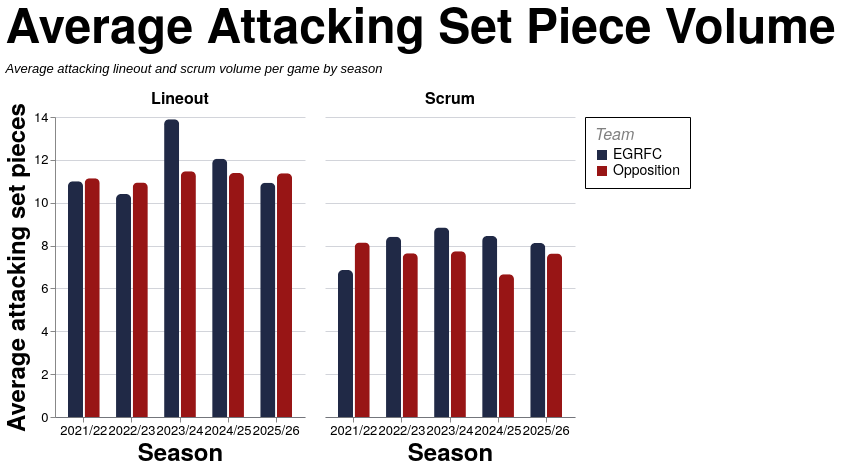

Vega-Lite specification stored for this chart:
### Vega-Lite specification from a JSON file in a GitHub repository (floating-point values rounded to 4 significant figures)
{"config": {"axis": {"labelFont": "PT Sans Narrow, Helvetica Neue, Helvetica, Arial, sans-serif", "titleFont": "PT Sans Narrow, Helvetica Neue, Helvetica, Arial, sans-serif", "labelFontSize": 13, "titleFontSize": 24, "gridColor": "#202947", "gridOpacity": 0.2, "zindex": 1}, "text": {"font": "Lato, sans-serif"}, "bar": {"cornerRadiusEnd": 5}, "header": {"labelFont": "PT Sans Narrow, Helvetica Neue, Helvetica, Arial, sans-serif", "titleFont": "PT Sans Narrow, Helvetica Neue, Helvetica, Arial, sans-serif", "labelFontSize": 24, "titleFontSize": 28, "labelFontWeight": "bold", "orient": "left"}, "legend": {"labelFont": "PT Sans Narrow, Helvetica Neue, Helvetica, Arial, sans-serif", "titleFont": "PT Sans Narrow, Helvetica Neue, Helvetica, Arial, sans-serif", "labelFontSize": 14, "titleFontSize": 16, "titlePadding": 5, "fillColor": "white", "strokeColor": "black", "padding": 10, "titleFontWeight": "lighter", "titleFontStyle": "italic", "titleColor": "gray", "offset": 10}, "title": {"font": "PT Sans Narrow, Helvetica Neue, Helvetica, Arial, sans-serif", "fontSize": 48, "fontWeight": "bold", "anchor": "start", "align": "center", "titlePadding": 20, "subtitlePadding": 10, "subtitleFontSize": 13, "subtitleColor": "", "subtitleFontStyle": "italic", "offset": 15, "color": "black"}, "axisX": {"labelAngle": 0}, "facet": {"title": null, "header": null, "align": {"row": "each", "column": "each"}}, "resolve": {"scale": {"y": "independent", "facet": "independent"}}, "background": "transparent", "scale": {"offsetBandPaddingOuter": 0.2, "offsetBandPaddingInner": 0.1}, "view": {"stroke": null, "background": "transparent"}}, "data": {"name": "data-4eacde2d750a012c58a499a9a9475974"}, "mark": {"type": "bar"}, "encoding": {"color": {"field": "team", "scale": {"domain": ["EGRFC", "Opposition"], "range": ["#202946", "#981515"]}, "title": "Team", "type": "nominal"}, "column": {"field": "set_piece", "header": {"labelFontSize": 16}, "sort": ["Lineout", "Scrum"], "title": null, "type": "nominal"}, "tooltip": [{"field": "set_piece", "title": "Set Piece", "type": "nominal"}, {"field": "season", "title": "Season", "type": "nominal"}, {"field": "team", "title": "Team", "type": "nominal"}, {"field": "avg_attempts", "format": ".1f", "title": "Avg Attempts", "type": "quantitative"}], "x": {"axis": {"labelAngle": 0}, "field": "season", "sort": ["2021/22", "2022/23", "2023/24", "2024/25", "2025/26"], "title": "Season", "type": "nominal"}, "xOffset": {"field": "team", "sort": ["EGRFC", "Opposition"], "type": "nominal"}, "y": {"axis": {"format": ".0f"}, "field": "avg_attempts", "title": "Average attacking set pieces", "type": "quantitative"}}, "height": 300, "params": [{"name": "spSquadParam", "value": "1st"}, {"name": "spSeasonParam", "value": "All"}, {"name": "spGameTypeParam", "value": "League + Cup"}], "title": {"text": "Average Attacking Set Piece Volume", "subtitle": ["Average attacking lineout and scrum volume per game by season"]}, "transform": [{"filter": "datum.squad == spSquadParam && (spSeasonParam == 'All' || datum.season == spSeasonParam) && datum.game_type_mode == spGameTypeParam"}], "width": 250, "$schema": "https://vega.github.io/schema/vega-lite/v5.20.1.json", "datasets": {"data-4eacde2d750a012c58a499a9a9475974": [{"squad": "1st", "season": "2021/22", "team": "EGRFC", "set_piece": "Lineout", "avg_attempts": 11.62, "game_type_mode": "All"}, {"squad": "1st", "season": "2021/22", "team": "EGRFC", "set_piece": "Scrum", "avg_attempts": 7.0, "game_type_mode": "All"}, {"squad": "1st", "season": "2021/22", "team": "Opposition", "set_piece": "Lineout", "avg_attempts": 11.38, "game_type_mode": "All"}, {"squad": "1st", "season": "2021/22", "team": "Opposition", "set_piece": "Scrum", "avg_attempts": 7.625, "game_type_mode": "All"}, {"squad": "1st", "season": "2022/23", "team": "EGRFC", "set_piece": "Lineout", "avg_attempts": 10.41, "game_type_mode": "All"}, {"squad": "1st", "season": "2022/23", "team": "EGRFC", "set_piece": "Scrum", "avg_attempts": 8.412, "game_type_mode": "All"}, {"squad": "1st", "season": "2022/23", "team": "Opposition", "set_piece": "Lineout", "avg_attempts": 10.94, "game_type_mode": "All"}, {"squad": "1st", "season": "2022/23", "team": "Opposition", "set_piece": "Scrum", "avg_attempts": 7.647, "game_type_mode": "All"}, {"squad": "1st", "season": "2023/24", "team": "EGRFC", "set_piece": "Lineout", "avg_attempts": 13.86, "game_type_mode": "All"}, {"squad": "1st", "season": "2023/24", "team": "EGRFC", "set_piece": "Scrum", "avg_attempts": 8.857, "game_type_mode": "All"}, {"squad": "1st", "season": "2023/24", "team": "Opposition", "set_piece": "Lineout", "avg_attempts": 11.38, "game_type_mode": "All"}, {"squad": "1st", "season": "2023/24", "team": "Opposition", "set_piece": "Scrum", "avg_attempts": 7.762, "game_type_mode": "All"}, {"squad": "1st", "season": "2024/25", "team": "EGRFC", "set_piece": "Lineout", "avg_attempts": 12.06, "game_type_mode": "All"}, {"squad": "1st", "season": "2024/25", "team": "EGRFC", "set_piece": "Scrum", "avg_attempts": 8.444, "game_type_mode": "All"}, {"squad": "1st", "season": "2024/25", "team": "Opposition", "set_piece": "Lineout", "avg_attempts": 11.39, "game_type_mode": "All"}, {"squad": "1st", "season": "2024/25", "team": "Opposition", "set_piece": "Scrum", "avg_attempts": 6.667, "game_type_mode": "All"}, {"squad": "1st", "season": "2025/26", "team": "EGRFC", "set_piece": "Lineout", "avg_attempts": 10.82, "game_type_mode": "All"}, {"squad": "1st", "season": "2025/26", "team": "EGRFC", "set_piece": "Scrum", "avg_attempts": 8.294, "game_type_mode": "All"}, {"squad": "1st", "season": "2025/26", "team": "Opposition", "set_piece": "Lineout", "avg_attempts": 11.53, "game_type_mode": "All"}, {"squad": "1st", "season": "2025/26", "team": "Opposition", "set_piece": "Scrum", "avg_attempts": 7.824, "game_type_mode": "All"}, {"squad": "2nd", "season": "2021/22", "team": "EGRFC", "set_piece": "Lineout", "avg_attempts": 12.0, "game_type_mode": "All"}, {"squad": "2nd", "season": "2021/22", "team": "EGRFC", "set_piece": "Scrum", "avg_attempts": 8.0, "game_type_mode": "All"}, {"squad": "2nd", "season": "2021/22", "team": "Opposition", "set_piece": "Lineout", "avg_attempts": 10.62, "game_type_mode": "All"}, {"squad": "2nd", "season": "2021/22", "team": "Opposition", "set_piece": "Scrum", "avg_attempts": 10.12, "game_type_mode": "All"}, {"squad": "2nd", "season": "2022/23", "team": "EGRFC", "set_piece": "Lineout", "avg_attempts": 14.0, "game_type_mode": "All"}, {"squad": "2nd", "season": "2022/23", "team": "EGRFC", "set_piece": "Scrum", "avg_attempts": 8.0, "game_type_mode": "All"}, {"squad": "2nd", "season": "2022/23", "team": "Opposition", "set_piece": "Lineout", "avg_attempts": 6.0, "game_type_mode": "All"}, {"squad": "2nd", "season": "2022/23", "team": "Opposition", "set_piece": "Scrum", "avg_attempts": 7.0, "game_type_mode": "All"}, {"squad": "2nd", "season": "2023/24", "team": "EGRFC", "set_piece": "Lineout", "avg_attempts": 10.86, "game_type_mode": "All"}, {"squad": "2nd", "season": "2023/24", "team": "EGRFC", "set_piece": "Scrum", "avg_attempts": 6.857, "game_type_mode": "All"}, {"squad": "2nd", "season": "2023/24", "team": "Opposition", "set_piece": "Lineout", "avg_attempts": 9.0, "game_type_mode": "All"}, {"squad": "2nd", "season": "2023/24", "team": "Opposition", "set_piece": "Scrum", "avg_attempts": 8.714, "game_type_mode": "All"}, {"squad": "2nd", "season": "2024/25", "team": "EGRFC", "set_piece": "Lineout", "avg_attempts": 10.45, "game_type_mode": "All"}, {"squad": "2nd", "season": "2024/25", "team": "EGRFC", "set_piece": "Scrum", "avg_attempts": 6.545, "game_type_mode": "All"}, {"squad": "2nd", "season": "2024/25", "team": "Opposition", "set_piece": "Lineout", "avg_attempts": 9.909, "game_type_mode": "All"}, {"squad": "2nd", "season": "2024/25", "team": "Opposition", "set_piece": "Scrum", "avg_attempts": 8.455, "game_type_mode": "All"}, {"squad": "2nd", "season": "2025/26", "team": "EGRFC", "set_piece": "Lineout", "avg_attempts": 8.333, "game_type_mode": "All"}, {"squad": "2nd", "season": "2025/26", "team": "EGRFC", "set_piece": "Scrum", "avg_attempts": 8.833, "game_type_mode": "All"}, {"squad": "2nd", "season": "2025/26", "team": "Opposition", "set_piece": "Lineout", "avg_attempts": 9.5, "game_type_mode": "All"}, {"squad": "2nd", "season": "2025/26", "team": "Opposition", "set_piece": "Scrum", "avg_attempts": 9.167, "game_type_mode": "All"}, {"squad": "1st", "season": "2021/22", "team": "EGRFC", "set_piece": "Lineout", "avg_attempts": 11.0, "game_type_mode": "League + Cup"}, {"squad": "1st", "season": "2021/22", "team": "EGRFC", "set_piece": "Scrum", "avg_attempts": 6.857, "game_type_mode": "League + Cup"}, {"squad": "1st", "season": "2021/22", "team": "Opposition", "set_piece": "Lineout", "avg_attempts": 11.14, "game_type_mode": "League + Cup"}, {"squad": "1st", "season": "2021/22", "team": "Opposition", "set_piece": "Scrum", "avg_attempts": 8.143, "game_type_mode": "League + Cup"}, {"squad": "1st", "season": "2022/23", "team": "EGRFC", "set_piece": "Lineout", "avg_attempts": 10.41, "game_type_mode": "League + Cup"}, {"squad": "1st", "season": "2022/23", "team": "EGRFC", "set_piece": "Scrum", "avg_attempts": 8.412, "game_type_mode": "League + Cup"}, {"squad": "1st", "season": "2022/23", "team": "Opposition", "set_piece": "Lineout", "avg_attempts": 10.94, "game_type_mode": "League + Cup"}, {"squad": "1st", "season": "2022/23", "team": "Opposition", "set_piece": "Scrum", "avg_attempts": 7.647, "game_type_mode": "League + Cup"}, {"squad": "1st", "season": "2023/24", "team": "EGRFC", "set_piece": "Lineout", "avg_attempts": 13.89, "game_type_mode": "League + Cup"}, {"squad": "1st", "season": "2023/24", "team": "EGRFC", "set_piece": "Scrum", "avg_attempts": 8.842, "game_type_mode": "League + Cup"}, {"squad": "1st", "season": "2023/24", "team": "Opposition", "set_piece": "Lineout", "avg_attempts": 11.47, "game_type_mode": "League + Cup"}, {"squad": "1st", "season": "2023/24", "team": "Opposition", "set_piece": "Scrum", "avg_attempts": 7.737, "game_type_mode": "League + Cup"}, {"squad": "1st", "season": "2024/25", "team": "EGRFC", "set_piece": "Lineout", "avg_attempts": 12.06, "game_type_mode": "League + Cup"}, {"squad": "1st", "season": "2024/25", "team": "EGRFC", "set_piece": "Scrum", "avg_attempts": 8.444, "game_type_mode": "League + Cup"}, {"squad": "1st", "season": "2024/25", "team": "Opposition", "set_piece": "Lineout", "avg_attempts": 11.39, "game_type_mode": "League + Cup"}, {"squad": "1st", "season": "2024/25", "team": "Opposition", "set_piece": "Scrum", "avg_attempts": 6.667, "game_type_mode": "League + Cup"}, {"squad": "1st", "season": "2025/26", "team": "EGRFC", "set_piece": "Lineout", "avg_attempts": 10.94, "game_type_mode": "League + Cup"}, {"squad": "1st", "season": "2025/26", "team": "EGRFC", "set_piece": "Scrum", "avg_attempts": 8.125, "game_type_mode": "League + Cup"}, {"squad": "1st", "season": "2025/26", "team": "Opposition", "set_piece": "Lineout", "avg_attempts": 11.38, "game_type_mode": "League + Cup"}, {"squad": "1st", "season": "2025/26", "team": "Opposition", "set_piece": "Scrum", "avg_attempts": 7.625, "game_type_mode": "League + Cup"}, {"squad": "2nd", "season": "2021/22", "team": "EGRFC", "set_piece": "Lineout", "avg_attempts": 12.0, "game_type_mode": "League + Cup"}, {"squad": "2nd", "season": "2021/22", "team": "EGRFC", "set_piece": "Scrum", "avg_attempts": 7.833, "game_type_mode": "League + Cup"}, {"squad": "2nd", "season": "2021/22", "team": "Opposition", "set_piece": "Lineout", "avg_attempts": 12.0, "game_type_mode": "League + Cup"}, {"squad": "2nd", "season": "2021/22", "team": "Opposition", "set_piece": "Scrum", "avg_attempts": 10.0, "game_type_mode": "League + Cup"}, {"squad": "2nd", "season": "2022/23", "team": "EGRFC", "set_piece": "Lineout", "avg_attempts": 14.0, "game_type_mode": "League + Cup"}, {"squad": "2nd", "season": "2022/23", "team": "EGRFC", "set_piece": "Scrum", "avg_attempts": 8.0, "game_type_mode": "League + Cup"}, {"squad": "2nd", "season": "2022/23", "team": "Opposition", "set_piece": "Lineout", "avg_attempts": 6.0, "game_type_mode": "League + Cup"}, {"squad": "2nd", "season": "2022/23", "team": "Opposition", "set_piece": "Scrum", "avg_attempts": 7.0, "game_type_mode": "League + Cup"}, {"squad": "2nd", "season": "2023/24", "team": "EGRFC", "set_piece": "Lineout", "avg_attempts": 10.2, "game_type_mode": "League + Cup"}, {"squad": "2nd", "season": "2023/24", "team": "EGRFC", "set_piece": "Scrum", "avg_attempts": 6.8, "game_type_mode": "League + Cup"}, {"squad": "2nd", "season": "2023/24", "team": "Opposition", "set_piece": "Lineout", "avg_attempts": 9.2, "game_type_mode": "League + Cup"}, {"squad": "2nd", "season": "2023/24", "team": "Opposition", "set_piece": "Scrum", "avg_attempts": 9.4, "game_type_mode": "League + Cup"}, {"squad": "2nd", "season": "2024/25", "team": "EGRFC", "set_piece": "Lineout", "avg_attempts": 12.5, "game_type_mode": "League + Cup"}, {"squad": "2nd", "season": "2024/25", "team": "EGRFC", "set_piece": "Scrum", "avg_attempts": 6.667, "game_type_mode": "League + Cup"}, {"squad": "2nd", "season": "2024/25", "team": "Opposition", "set_piece": "Lineout", "avg_attempts": 11.0, "game_type_mode": "League + Cup"}, {"squad": "2nd", "season": "2024/25", "team": "Opposition", "set_piece": "Scrum", "avg_attempts": 8.667, "game_type_mode": "League + Cup"}, {"squad": "2nd", "season": "2025/26", "team": "EGRFC", "set_piece": "Lineout", "avg_attempts": 8.333, "game_type_mode": "League + Cup"}, {"squad": "2nd", "season": "2025/26", "team": "EGRFC", "set_piece": "Scrum", "avg_attempts": 8.833, "game_type_mode": "League + Cup"}, {"squad": "2nd", "season": "2025/26", "team": "Opposition", "set_piece": "Lineout", "avg_attempts": 9.5, "game_type_mode": "League + Cup"}, {"squad": "2nd", "season": "2025/26", "team": "Opposition", "set_piece": "Scrum", "avg_attempts": 9.167, "game_type_mode": "League + Cup"}, {"squad": "1st", "season": "2021/22", "team": "EGRFC", "set_piece": "Lineout", "avg_attempts": 12.0, "game_type_mode": "League only"}, {"squad": "1st", "season": "2021/22", "team": "EGRFC", "set_piece": "Scrum", "avg_attempts": 5.4, "game_type_mode": "League only"}, {"squad": "1st", "season": "2021/22", "team": "Opposition", "set_piece": "Lineout", "avg_attempts": 11.4, "game_type_mode": "League only"}, {"squad": "1st", "season": "2021/22", "team": "Opposition", "set_piece": "Scrum", "avg_attempts": 7.2, "game_type_mode": "League only"}, {"squad": "1st", "season": "2022/23", "team": "EGRFC", "set_piece": "Lineout", "avg_attempts": 10.53, "game_type_mode": "League only"}, {"squad": "1st", "season": "2022/23", "team": "EGRFC", "set_piece": "Scrum", "avg_attempts": 8.733, "game_type_mode": "League only"}, {"squad": "1st", "season": "2022/23", "team": "Opposition", "set_piece": "Lineout", "avg_attempts": 10.67, "game_type_mode": "League only"}, {"squad": "1st", "season": "2022/23", "team": "Opposition", "set_piece": "Scrum", "avg_attempts": 8.067, "game_type_mode": "League only"}, {"squad": "1st", "season": "2023/24", "team": "EGRFC", "set_piece": "Lineout", "avg_attempts": 14.29, "game_type_mode": "League only"}, {"squad": "1st", "season": "2023/24", "team": "EGRFC", "set_piece": "Scrum", "avg_attempts": 8.529, "game_type_mode": "League only"}, {"squad": "1st", "season": "2023/24", "team": "Opposition", "set_piece": "Lineout", "avg_attempts": 11.47, "game_type_mode": "League only"}, {"squad": "1st", "season": "2023/24", "team": "Opposition", "set_piece": "Scrum", "avg_attempts": 8.118, "game_type_mode": "League only"}, {"squad": "1st", "season": "2024/25", "team": "EGRFC", "set_piece": "Lineout", "avg_attempts": 12.12, "game_type_mode": "League only"}, {"squad": "1st", "season": "2024/25", "team": "EGRFC", "set_piece": "Scrum", "avg_attempts": 8.588, "game_type_mode": "League only"}, {"squad": "1st", "season": "2024/25", "team": "Opposition", "set_piece": "Lineout", "avg_attempts": 11.53, "game_type_mode": "League only"}, {"squad": "1st", "season": "2024/25", "team": "Opposition", "set_piece": "Scrum", "avg_attempts": 6.647, "game_type_mode": "League only"}, {"squad": "1st", "season": "2025/26", "team": "EGRFC", "set_piece": "Lineout", "avg_attempts": 10.93, "game_type_mode": "League only"}, {"squad": "1st", "season": "2025/26", "team": "EGRFC", "set_piece": "Scrum", "avg_attempts": 7.867, "game_type_mode": "League only"}, {"squad": "1st", "season": "2025/26", "team": "Opposition", "set_piece": "Lineout", "avg_attempts": 11.13, "game_type_mode": "League only"}, {"squad": "1st", "season": "2025/26", "team": "Opposition", "set_piece": "Scrum", "avg_attempts": 7.667, "game_type_mode": "League only"}, {"squad": "2nd", "season": "2021/22", "team": "EGRFC", "set_piece": "Lineout", "avg_attempts": 12.0, "game_type_mode": "League only"}, {"squad": "2nd", "season": "2021/22", "team": "EGRFC", "set_piece": "Scrum", "avg_attempts": 7.833, "game_type_mode": "League only"}, {"squad": "2nd", "season": "2021/22", "team": "Opposition", "set_piece": "Lineout", "avg_attempts": 12.0, "game_type_mode": "League only"}, {"squad": "2nd", "season": "2021/22", "team": "Opposition", "set_piece": "Scrum", "avg_attempts": 10.0, "game_type_mode": "League only"}, {"squad": "2nd", "season": "2022/23", "team": "EGRFC", "set_piece": "Lineout", "avg_attempts": 14.0, "game_type_mode": "League only"}, {"squad": "2nd", "season": "2022/23", "team": "EGRFC", "set_piece": "Scrum", "avg_attempts": 8.0, "game_type_mode": "League only"}, {"squad": "2nd", "season": "2022/23", "team": "Opposition", "set_piece": "Lineout", "avg_attempts": 6.0, "game_type_mode": "League only"}, {"squad": "2nd", "season": "2022/23", "team": "Opposition", "set_piece": "Scrum", "avg_attempts": 7.0, "game_type_mode": "League only"}, {"squad": "2nd", "season": "2023/24", "team": "EGRFC", "set_piece": "Lineout", "avg_attempts": 10.2, "game_type_mode": "League only"}, {"squad": "2nd", "season": "2023/24", "team": "EGRFC", "set_piece": "Scrum", "avg_attempts": 6.8, "game_type_mode": "League only"}, {"squad": "2nd", "season": "2023/24", "team": "Opposition", "set_piece": "Lineout", "avg_attempts": 9.2, "game_type_mode": "League only"}, {"squad": "2nd", "season": "2023/24", "team": "Opposition", "set_piece": "Scrum", "avg_attempts": 9.4, "game_type_mode": "League only"}, {"squad": "2nd", "season": "2024/25", "team": "EGRFC", "set_piece": "Lineout", "avg_attempts": 12.5, "game_type_mode": "League only"}, {"squad": "2nd", "season": "2024/25", "team": "EGRFC", "set_piece": "Scrum", "avg_attempts": 6.667, "game_type_mode": "League only"}, {"squad": "2nd", "season": "2024/25", "team": "Opposition", "set_piece": "Lineout", "avg_attempts": 11.0, "game_type_mode": "League only"}, {"squad": "2nd", "season": "2024/25", "team": "Opposition", "set_piece": "Scrum", "avg_attempts": 8.667, "game_type_mode": "League only"}, {"squad": "2nd", "season": "2025/26", "team": "EGRFC", "set_piece": "Lineout", "avg_attempts": 8.333, "game_type_mode": "League only"}, {"squad": "2nd", "season": "2025/26", "team": "EGRFC", "set_piece": "Scrum", "avg_attempts": 8.833, "game_type_mode": "League only"}, {"squad": "2nd", "season": "2025/26", "team": "Opposition", "set_piece": "Lineout", "avg_attempts": 9.5, "game_type_mode": "League only"}, {"squad": "2nd", "season": "2025/26", "team": "Opposition", "set_piece": "Scrum", "avg_attempts": 9.167, "game_type_mode": "League only"}]}}
